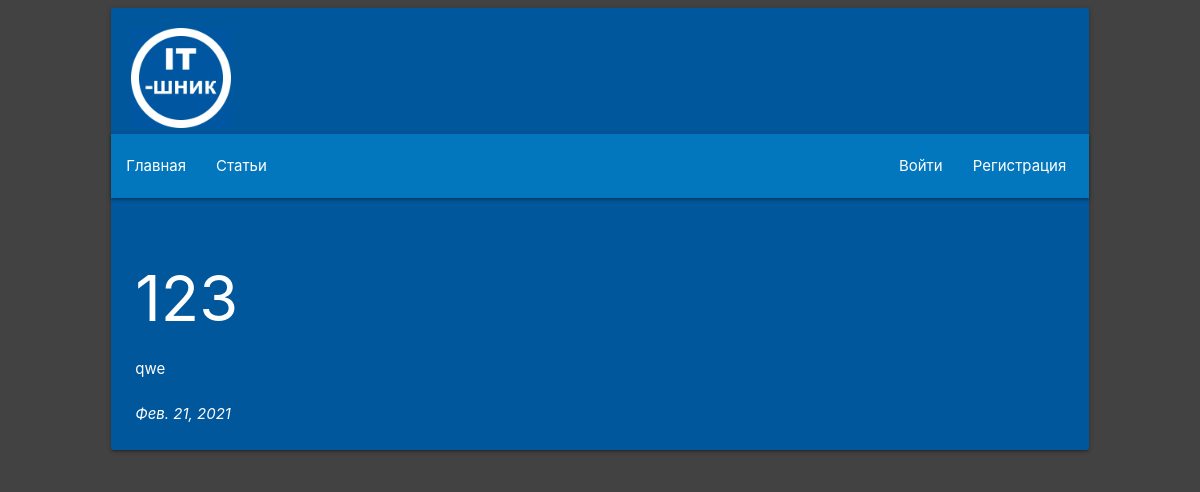
The app's page /articles/20/ with its own data.
### Lessons/apps/Articles/models.py (models this page shows)
class Article(models.Model):
    title = models.CharField(verbose_name='Название', max_length=100)
    text = models.TextField(verbose_name='Текст')
    date = models.DateField(verbose_name='Дата')
    class Meta:
        verbose_name = 'Статья'
        verbose_name_plural = 'Статьи'

### Lessons/apps/Articles/views.py (the view)
# urls.py: path('<int:a_id>/', views.article, name = 'article'),
def article(request, a_id):
    try:
        a = Article.objects.get( id = a_id )
    except:
        raise Http404("Страница не найдена")
    comments_list = Comment.objects.filter( article_id = a_id )
    return render(request, 'articles/article.html', {'user': request.user, 'article': a, 'comments': comments_list})

### Lessons/templates/articles/article.html (shortened to what this page needs)
{% extends 'base.html' %}
{% block user %}
    {% if user.is_authenticated %}
        <li>
            <a style="color: #fff;">Привет, {{user}}</a>
        </li>
        <li>
            <a style="color: #fff;" href="/auth/logout">Выйти</a>
        </li>
    {% else %}
        <li>
            <a style="color: #fff;" href="/auth/login">Войти</a>
        </li>
        <li>
            <a style="color: #fff;" href="/auth/register">Регистрация</a>
        </li>
    {% endif %}
{% endblock %}
{% block content %}
    <h1>{{article.title}}</h1>
    <p style="word-wrap: break-word;">{{article.text}}</p>
    <br>
    <em>{{article.date}}</em>
    <br>
{% endblock %}

### Lessons/static/css/index.css (style rules this page uses)
body { background-color: #424242!important; }

### records on screen
Article: title "123", text "qwe", date "Фев. 21, 2021"
